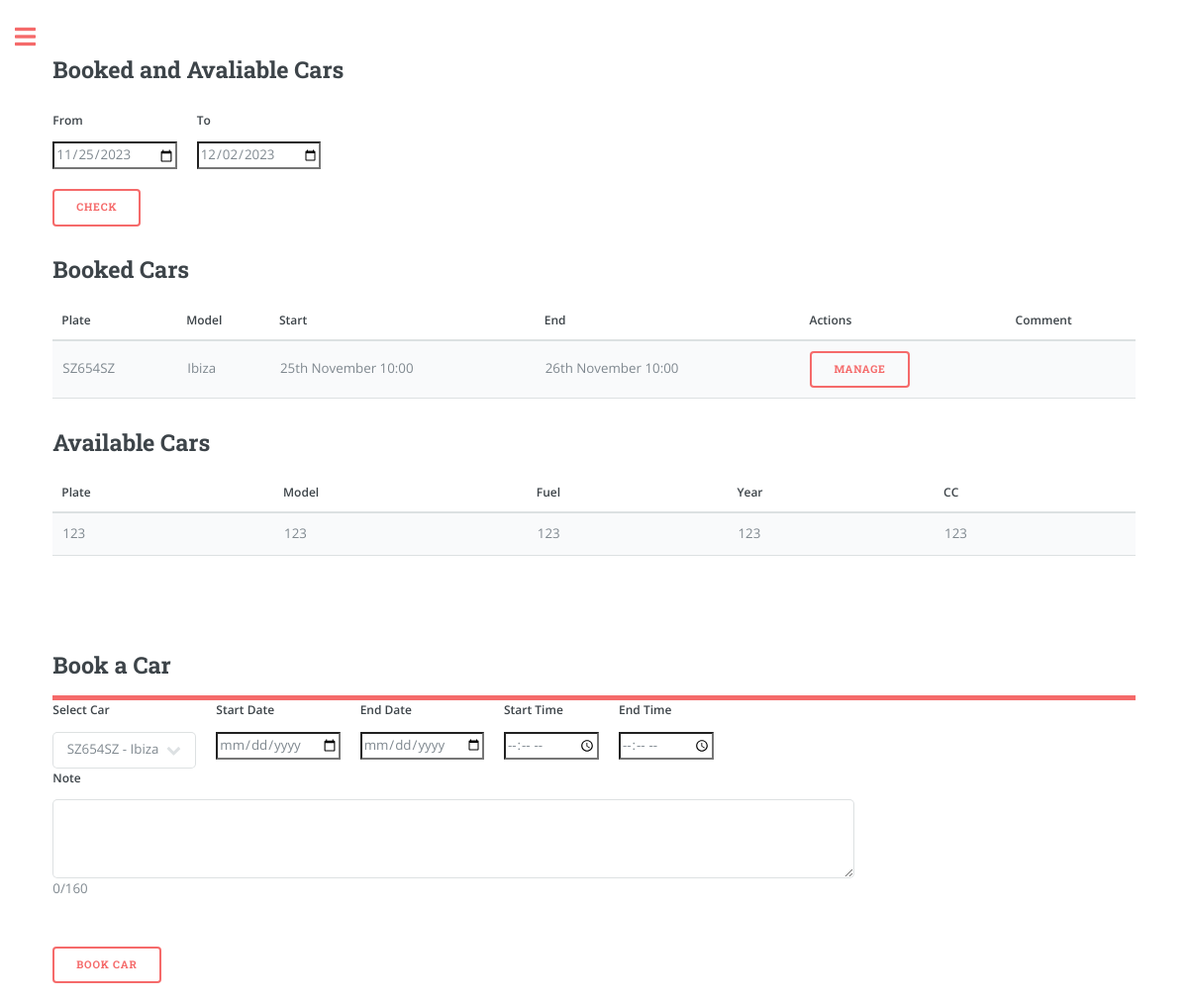
Screenshot of /overview (signed in) with the database file from the repository.
### app/models.py (models this page shows, shortened)
class Booking(db.Model):
    id = db.Column(db.Integer, primary_key=True)
    start_datetime = db.Column(db.DateTime, nullable=False)
    end_datetime = db.Column(db.DateTime, nullable=False)
    car_plate = db.Column(db.String(8), db.ForeignKey('car.plate'), nullable=False)
    user_id = db.Column(db.Integer, db.ForeignKey('user.id'), nullable=False)
    note = db.Column(db.String(160))
    car = db.relationship('Car', backref='bookings', lazy=True)

class Car(db.Model):
    plate = db.Column(db.String(8), primary_key=True, index=True, unique=True)
    make = db.Column(db.String(15), index=True)
    model = db.Column(db.String(15), index=True)
    fuel = db.Column(db.String(8), index=True)
    year = db.Column(db.Integer, index=True)
    cc = db.Column(db.Integer, index=True)
    user_id = db.Column(db.Integer, db.ForeignKey('user.id'))

### app/routes.py (the view, shortened to what this page needs)
@app.route('/')
@app.route('/overview', methods=['GET', 'POST'])
@login_required
def overview(): # Booking
    user_cars = current_user.garage.all()
    from_date = request.form.get('from')
    to_date = request.form.get('to')
    if from_date == None:
        from_date = datetime.now().strftime('%Y-%m-%d')
        to_date = (datetime.now() + timedelta(days=7)).strftime('%Y-%m-%d')
    from_datetime = datetime.strptime(f'{from_date}', '%Y-%m-%d')
    to_datetime = datetime.strptime(f'{to_date}', '%Y-%m-%d')
    user_bookings = Booking.query.filter(
                Booking.user_id == current_user.id,
                Booking.end_datetime > from_datetime,
                Booking.start_datetime < to_datetime,
                Booking.end_datetime > datetime.now()  # Additional condition to exclude expired bookings
                ).all()
    booked_car_plates = [booking.car_plate for booking in user_bookings]
    available_cars = [car for car in user_cars if car.plate not in booked_car_plates]
    three_months_ago = datetime.now() - timedelta(days=3 * 30)
    old_bookings = Booking.query.filter(
        (Booking.user_id == current_user.id) &
        (Booking.end_datetime < three_months_ago)
    ).all()
    for old_booking in old_bookings:
        Booking.remove_booking(old_booking.id)
    return render_template('overview.html',
                            user_cars=user_cars,
                            available_cars=available_cars,
                            user_bookings=user_bookings,
                            from_datetime=from_datetime.strftime('%Y-%m-%d'),
                            to_datetime=to_datetime.strftime('%Y-%m-%d'),
                            user_name=current_user.username if current_user.is_authenticated else None)

### app/models.py (called while the page is built)
@login.user_loader
def load_user(id):
    return User.query.get(int(id))

### app/templates/overview.html (shortened to what this page needs)
{% extends "index.html" %}
{% block content %}
<link rel="stylesheet" href="{{ url_for('static', filename='css/main.css') }}">
<h2>Booked and Avaliable Cars</h2>
<form method="POST" action="{{ url_for('overview') }}">
<div class="row">
    <div class="col">
        <label for="from" class="form-label">From</label>
        <input type="date" class="form-control" id="from" name="from" value="{{ from_datetime }}" required>
    </div>
    <div class="col">
        <label for="to" class="form-label">To</label>
        <input type="date" class="form-control" id="to" name="to" value="{{ to_datetime }}" required>
    </div>
</div>
<button type="submit" name='check' class="btn btn-primary" style="margin-top: 20px;">Check</button>
</form>
<form action="{{ url_for('bookings_manage') }}" method="POST">
    <h2>Booked Cars</h2>
    <table>
        <thead>
            <tr>
                <th>Plate</th>
                <th>Model</th>
                <th>Start</th>
                <th>End</th>
                <th>Actions</th>
                <th>Comment</th>
            </tr>
        </thead>
        <tbody>
            {% for booking in user_bookings %}
                <tr>
                    <td>{{ booking.car.plate }}</td>
                    <td>{{ booking.car.model }}</td>
                    <td>{{ booking.start_datetime.strftime("%dth %B %H:%M") }}</td>
                    <td>{{ booking.end_datetime.strftime("%dth %B %H:%M") }}</td>
                    <td>
                        <button type="submit" class="btn btn-danger" name="manage_booking" value="{{ booking.id }}">Manage</button>
                    </td>
                    <td>
                    </td>
                </tr>
            {% endfor %}
        </tbody>
    </table>
</form>
<h2>Available Cars</h2>
<table>
    <thead>
        <tr>
            <th>Plate</th>
            <th>Model</th>
            <th>Fuel</th>
            <th>Year</th>
            <th>CC</th>
        </tr>
    </thead>
    <tbody>
        {% for car in available_cars %}
            <tr>
                <td>{{ car.plate }}</td>
                <td>{{ car.model }}</td>
                <td>{{ car.fuel }}</td>
                <td>{{ car.year }}</td>
                <td>{{ car.cc }}</td>
            </tr>
        {% endfor %}
    </tbody>
</table>
<header id="header">
    <h2>Book a Car</h2>
</header>
<form method="POST" action="{{ url_for('overview') }}">
    <div class="row">
        <div class="col">
            <label for="car_selection" class="form-label">Select Car</label>
            <select class="form-select" id="car_selection" name="car_selection">
                {% for car in user_cars %}
                    <option value="{{ car.plate }}">{{ car.plate }} - {{ car.model }}</option>
                {% endfor %}
            </select>
        </div>
        <div class="col">
            <label for="start_date" class="form-label">Start Date</label>
            <input type="date" class="form-control" id="start_date" name="start_date" required>
        </div>
        <div class="col">
            <label for="end_date" class="form-label">End Date</label>
            <input type="date" class="form-control" id="end_date" name="end_date" required>
        </div>
        <div class="col">
            <label for="start_time" class="form-label">Start Time</label>
            <input type="time" class="form-control" id="start_time" name="start_time" required>
        </div>
        <div class="col">
            <label for="end_time" class="form-label">End Time</label>
            <input type="time" class="form-control" id="end_time" name="end_time" required>
        </div>
        <div class="col">
            <label for="note" class="form-label">Note</label>
            <textarea class="form-control" id="note" name="note" rows="3" maxlength="160" oninput="updateCharacterCount(this)" style="width: 810px; height: 80px;"></textarea>
            <p id="character-count">0/160</p>
        </div>
    </div>
    <button type="submit" name='book' class="btn btn-primary" style="margin-top: 20px;">Book Car</button>
</form>
{% endblock %}

### rows the page displays
Booking: car.plate "SZ654SZ", car.model "Ibiza", start_datetime "25th November 10:00", end_datetime "26th November 10:00", {{ booking.id }} 7 (drawn)
Car: plate "123", model "123", fuel "123", year "123", cc "123"

### other values shown
form field car_selection "SZ654SZ - Ibiza"
